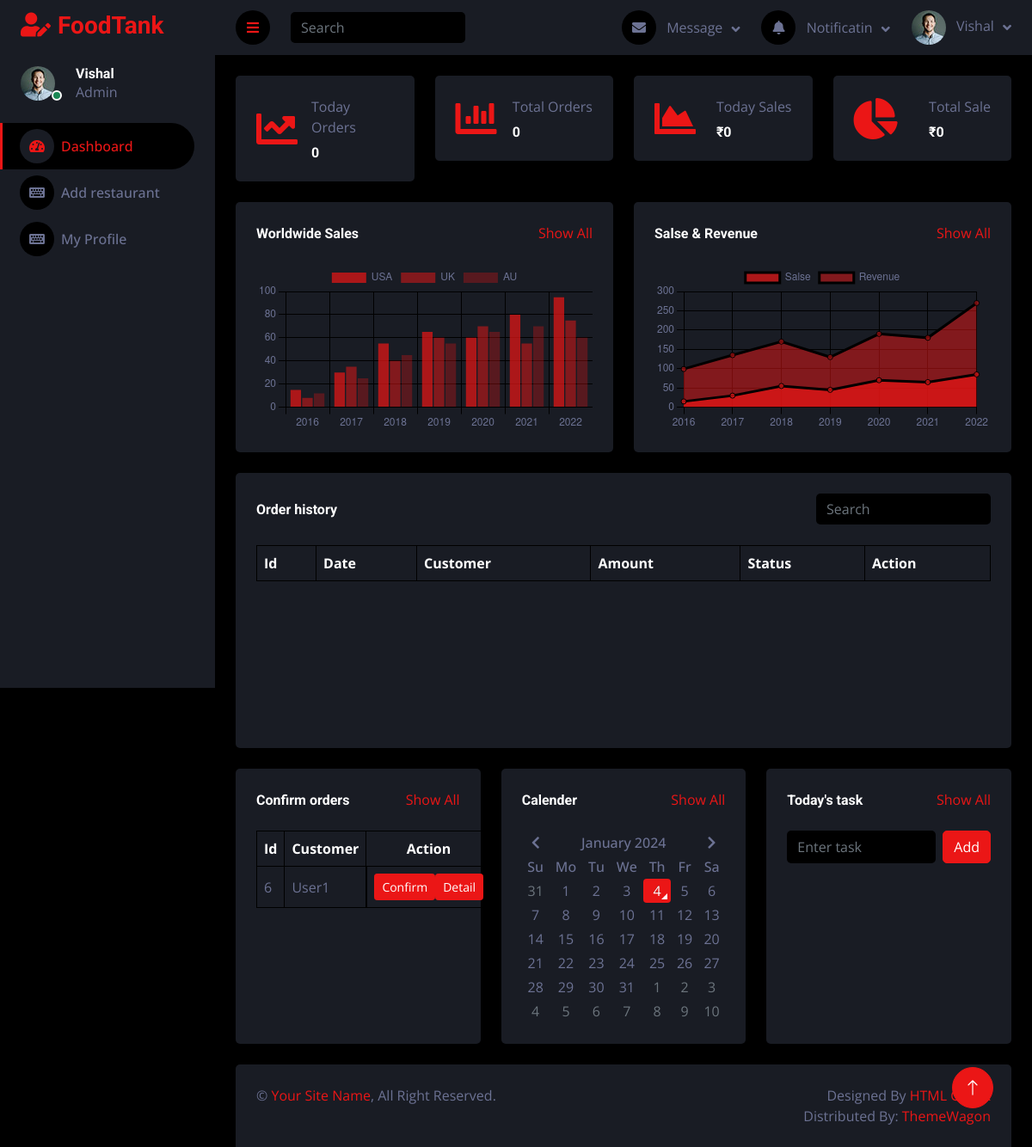
The app's page /foodprovider/dashboard/ (signed in), older data.
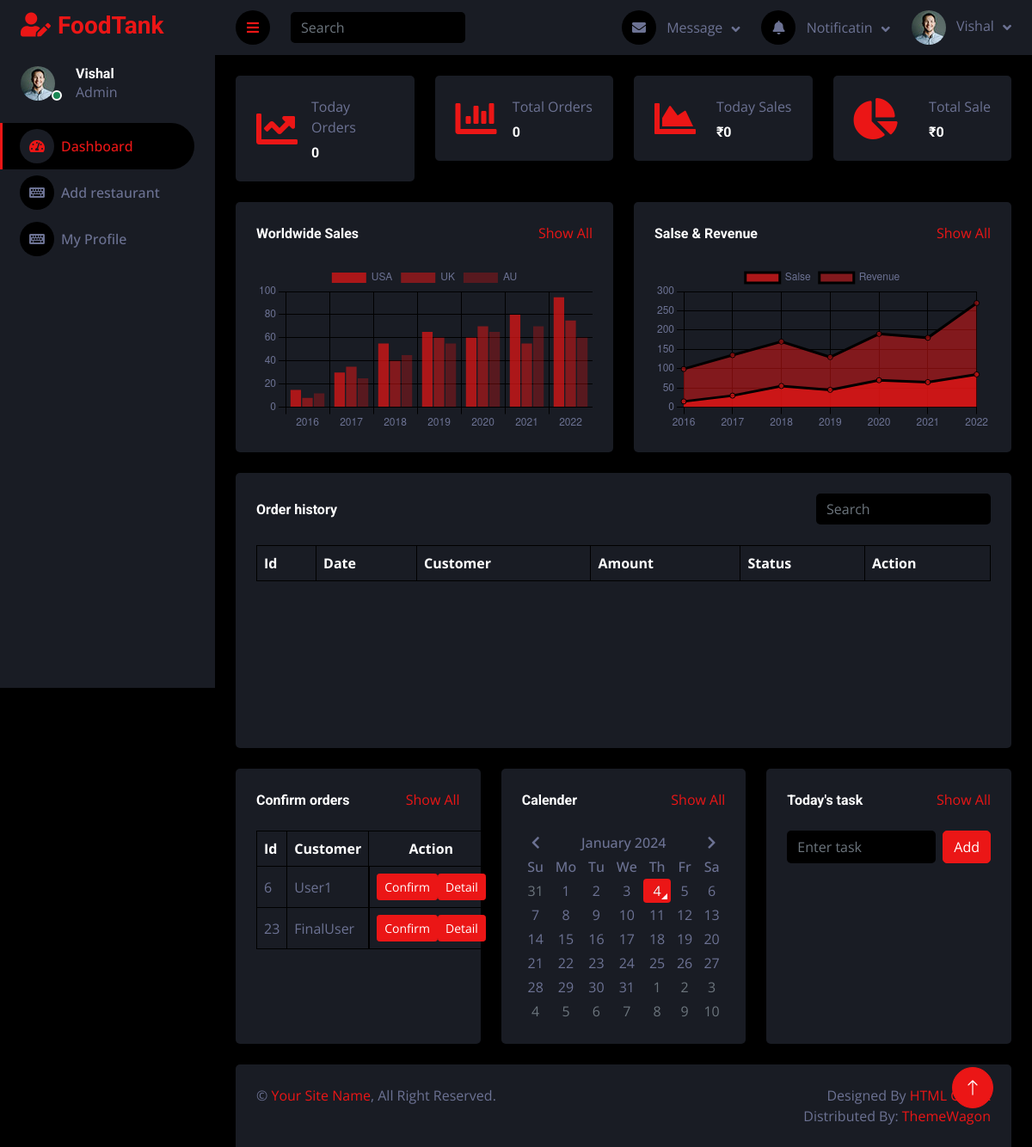
The same page, newer data.
### order/models.py (models this page shows, shortened)
class Order(models.Model):
    order_id = models.AutoField(primary_key=True)
    user = models.ForeignKey(User, on_delete=models.CASCADE,
                        limit_choices_to={'user_type':'Customer'})
    restaurant = models.ForeignKey(Restaurant, on_delete=models.CASCADE)
    is_confirmed = models.BooleanField(default=False)
    estimated_time = models.DateTimeField(blank=True, null=True)
    driver = models.ForeignKey(Driver, on_delete=models.SET_NULL, null=True, blank=True)
    transaction_id = models.CharField(max_length=255, null=True, blank=True)
    total_bill = models.IntegerField(blank=True, null=True)
    payment_method = models.CharField(max_length=255, blank=True, null=True, choices=payment_choices)
    order_date = models.DateTimeField(auto_now_add=True, blank=True, null=True)
    deliveryAddress = models.ForeignKey(Address, on_delete=models.CASCADE, blank=True, null=True)

### user/models.py (models this page shows)
class User(AbstractUser):
    mobile = models.CharField(max_length=255, unique=True)
    user_type = models.CharField(max_length=255, choices=USER_TYPE)
    profile = models.ImageField(upload_to="profilePicture/", blank=True, null=True)

### restaurant/views.py (the view)
# urls.py: path("dashboard/", views.adminDashboard, name="dashboard"),
def adminDashboard(request):
    if not request.user.is_authenticated or not request.user.user_type == "Foodprovider":
        return redirect("/foodprovider/adminSignin/")
    if request.method == 'POST':
        note = request.POST.get('note', '')
        data = Todo.objects.create(user=request.user, note=note)
        data.save()
        return JsonResponse({"status":"success"})
    restaurant_admin = User.objects.get(username=request.user)
    restaurant_data = Restaurant.objects.filter(user=restaurant_admin)
    userRestaurant = Restaurant.objects.filter(user=request.user)
    myOrders = Order.objects.filter(restaurant__in=userRestaurant)
    totalOrder = 0
    totalAmount = 0
    for i in myOrders:
        if i.total_bill != None:
            if i.is_confirmed:
                totalOrder += 1
                totalAmount += i.total_bill
    todayAmount = 0
    todayOrder = 0
    today = date.today()
    for i in myOrders:
        if i.total_bill != None:
            if str(i.order_date)[0:10] == str(today):
                if i.is_confirmed:
                    todayAmount += i.total_bill
                    todayOrder += 1
    context = {
        'my_restaurant' : restaurant_data,
        'myOrders' : myOrders,
        'totalAmount' : totalAmount,
        'todayAmount' : todayAmount,
        'myTask' : Todo.objects.filter(user=request.user).order_by("-id"),
        'totalOrder': totalOrder,
        'todayOrder' : todayOrder
    }
    return render(request, 'restaurant_admin/index.html', context)

### templates/restaurant_admin/index.html (shortened to what the changed rows need)
{% extends '../base2.html' %}
{% block content %}
{% load static %}
<div class="container-fluid position-relative d-flex p-0">
    <div class="content">
        <div class="container-fluid pt-4 px-4">
            <div class="bg-secondary text-center rounded p-4" style="height: 320px; overflow: auto;">
                <div class="table-responsive">
                    <table id="addData" class="table text-start align-middle table-bordered table-hover mb-0">
                        <thead>
                            <tr class="text-white">
                                <th scope="col">Id</th>
                                <th scope="col">Date</th>
                                <th scope="col">Customer</th>
                                <th scope="col">Amount</th>
                                <th scope="col">Status</th>
                                <th scope="col">Action</th>
                            </tr>
                        </thead>
                    </table>
                </div>
            </div>
        </div>
        <div class="container-fluid pt-4 px-4">
            <div class="row g-4">
                <div class="col-sm-12 col-md-6 col-xl-4" style="height: 320px; overflow: auto;">
                    <div class="h-100 rounded p-4 bg-secondary">
                        <div class="d-flex align-items-center py-3 bg-secondary">
                            <div class="w-100">
                                <table class="table text-start align-middle table-bordered table-hover mb-0">
                                    <thead>
                                        <tr class="text-white">
                                            <th scope="col">Id</th>
                                            <th scope="col">Customer</th>
                                            <th scope="col" class="text-center">Action</th>
                                        </tr>
                                    </thead>
                                    <tbody>
                                        {% for data in myOrders %}
                                            {% if data.is_confirmed == False %}
                                                <tr class="orderData">
                                                    <td>{{data.order_id}}</td>
                                                    <td>{{data.user.username}}</td>
                                                    <td class="d-flex justify-content-evenly">
                                                        <a href="/foodprovider/confirmOrder/{{data.order_id}}" class="btn btn-sm btn-primary orderConfirm" order-id="{{data.order_id}}" order-price="{{data.total_bill}}">Confirm</a>
                                                        <a href="/foodprovider/restaurantOrder/{{data.order_id}}" class="btn btn-sm btn-primary">Detail</a>
                                                    </td>
                                                </tr>
                                            {% endif %}
                                        {% endfor %}
                                    </tbody>
                                </table>
                            </div>
                        </div>
                    </div>
                </div>
            </div>
        </div>
    </div>
</div>
{% endblock content %}

Row changes from the older to the newer data that the page shows:
added Order: order_id "23", user.username "FinalUser"
